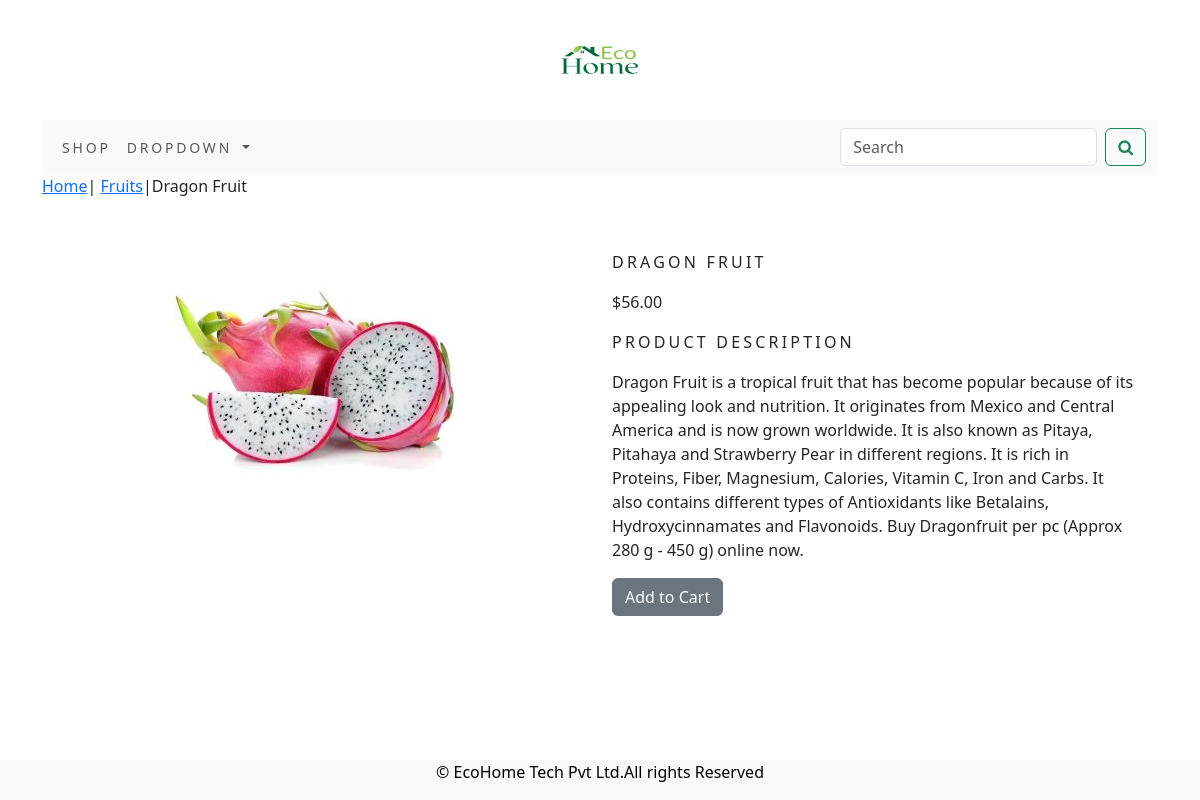
Page /shop/fruits/dragon-fruit/ on the committed database.
### shop/models.py (models this page shows, shortened)
class Product(models.Model):
    name=models.CharField(max_length=250,unique=True)
    slug=models.SlugField(max_length=250,unique=True)
    desc=models.TextField(blank=True)
    price=models.DecimalField(max_digits=10,decimal_places=2)
    category=models.ForeignKey(Category,on_delete=models.CASCADE)
    image=models.ImageField(upload_to='product',blank=True)
    stock=models.IntegerField()
    available=models.BooleanField(default=True)
    created=models.DateTimeField(auto_now_add=True)
    updated=models.DateTimeField(auto_now=True)
    class Meta:
        ordering = ('name',)
        verbose_name = 'product'
        verbose_name_plural = 'products'

class Category(models.Model):
    name=models.CharField(max_length=250,unique=True)
    slug=models.SlugField(max_length=250,unique=True)
    desc=models.TextField(blank=True)
    image=models.ImageField(upload_to='category',blank=True)
    class Meta:
        ordering=('name',)
        verbose_name='category'
        verbose_name_plural='categories'
    def get_url(self):
        return reverse('shop:products_by_category',args=[self.slug])
    def __str__(self):
        return '{}'.format(self.name)

### shop/views.py (the view)
# urls.py: path('<slug:c_slug>/<slug:product_slug>/', views.proDetail, name='prodCatdetail')
def proDetail(request,c_slug,product_slug):
    try:
        product=Product.objects.get(category__slug=c_slug,slug=product_slug)
    except Exception as e:
        raise e
    return render(request,"product.html",{'product':product})

### cart/context_processors.py (called while the page is built)
def counter(request):
    item_count=0
    if 'admin' in request.path:
        return{}
    else:
        try:
            cart=Cart.objects.filter(cart_id=_cart_id(request))
            cart_items=CartItem.objects.all().filter(cart=cart[:1])
            for cart_item in cart_items:
                item_count += cart_item.quantity
        except Cart.DoesNotExist:
            item_count=0
    return dict(item_count=item_count)

### cart/views.py (called while the page is built)
def _cart_id(request):
    cart=request.session.session_key
    if not cart:
        cart=request.session.create()
    return cart

### shop/context_processors.py (called while the page is built)
def menu_links(request):
    links=Category.objects.all()
    return dict(links=links)

### templates/product.html (shortened to what this page needs)
{% extends 'base.html' %}
{% load static %}
{% block content %}
 <div class="row my_product_row_class">
   <div class="mx_auto">
       <p><a href="{% url 'shop:allProdCat' %}">Home</a>| <a href="{{product.category.get_url}}">{{product.category}}</a>|{{product.name}}</p>
   </div>
   <div class="container">
 <br>
  <div class="row">
    <div class="col-12 col-sm-12 col-md-12 col-lg-6 text-center">
        <div style="min-width:18rem">
            <img src="{{product.image.url}}" alt="{{product.name}}">
        </div>
    </div>
    <div class="col-12 col-sm-12 col-md-12 col-lg-6">
        <div>
            <h1 class="my_prod_title">{{product.name}}</h1>
            <p>${{product.price}}</p>
            <p class="my_title">Product Description</p>
            <p class="text-justify my_prod_text">{{product.desc}}</p>
            {% if product.stock <= 0 %}
            <p class="text-justify my_prod_text"><b>Out Of Stock</b></p>
            {% else %}
            <a class="btn btn-secondary" href="{% url 'cart:add_cart' product.id %}">Add to Cart</a>
            {% endif %}
        </div>
    </div>
  </div>
  </div>
 </div>
{% endblock %}

### static/css/custom.css (style rules this page uses)
body { font-family: 'Roboto', sans-serif; }
.my_title { font-size:16px; text-transform:uppercase; letter-spacing:.2em; }
.my_prod_title { font-size:16px; text-transform:uppercase; letter-spacing:.2em; padding-top:15px; padding-bottom:10px; }
.my_prod_text { padding-right:20px; }

### rows in the picture
Product: category "Fruits", name "Dragon Fruit", image (picture), name "DRAGON FRUIT", price "56.00", desc "Dragon Fruit is a tropical fruit that has become popular because of its appealing look and nutrition. It originates from Mexico and Central America and is now grown worldwide. It is also known as Pitaya, Pitahaya and Strawberry Pear in different regions. It is rich in Proteins, Fiber, Magnesium, Calories, Vitamin C, Iron and Carbs. It also contains different types of Antioxidants like Betalains, Hydroxycinnamates and Flavonoids. Buy Dragonfruit per pc (Approx 280 g - 450 g) online now."
